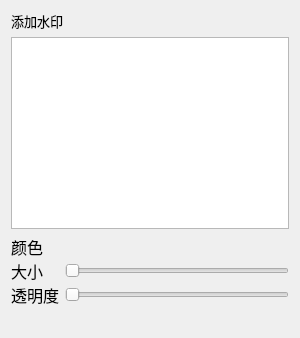
<?xml version="1.0" encoding="UTF-8"?>
<ui version="4.0">
 <class>MarkEditor</class>
 <widget class="QWidget" name="MarkEditor">
  <property name="geometry">
   <rect>
    <x>0</x>
    <y>0</y>
    <width>300</width>
    <height>300</height>
   </rect>
  </property>
  <property name="windowTitle">
   <string>Form</string>
  </property>
  <layout class="QVBoxLayout" name="verticalLayout_2">
   <item>
    <widget class="QLabel" name="label">
     <property name="font">
      <font>
       <pointsize>10</pointsize>
      </font>
     </property>
     <property name="text">
      <string>添加水印</string>
     </property>
    </widget>
   </item>
   <item>
    <widget class="QTextEdit" name="markTextEdit">
     <property name="sizePolicy">
      <sizepolicy hsizetype="Preferred" vsizetype="Fixed">
       <horstretch>0</horstretch>
       <verstretch>0</verstretch>
      </sizepolicy>
     </property>
    </widget>
   </item>
   <item>
    <widget class="QWidget" name="widget_5" native="true">
     <property name="sizePolicy">
      <sizepolicy hsizetype="Preferred" vsizetype="Expanding">
       <horstretch>0</horstretch>
       <verstretch>0</verstretch>
      </sizepolicy>
     </property>
     <layout class="QVBoxLayout" name="verticalLayout">
      <property name="spacing">
       <number>0</number>
      </property>
      <property name="leftMargin">
       <number>0</number>
      </property>
      <property name="topMargin">
       <number>0</number>
      </property>
      <property name="rightMargin">
       <number>0</number>
      </property>
      <property name="bottomMargin">
       <number>0</number>
      </property>
      <item>
       <layout class="QHBoxLayout" name="horizontalLayout_2">
        <property name="spacing">
         <number>22</number>
        </property>
        <property name="sizeConstraint">
         <enum>QLayout::SizeConstraint::SetDefaultConstraint</enum>
        </property>
        <item>
         <widget class="QLabel" name="label_2">
          <property name="sizePolicy">
           <sizepolicy hsizetype="Fixed" vsizetype="Preferred">
            <horstretch>0</horstretch>
            <verstretch>0</verstretch>
           </sizepolicy>
          </property>
          <property name="font">
           <font>
            <pointsize>12</pointsize>
           </font>
          </property>
          <property name="text">
           <string>颜色</string>
          </property>
         </widget>
        </item>
        <item>
         <layout class="QHBoxLayout" name="horizontalLayout">
          <property name="spacing">
           <number>16</number>
          </property>
          <item>
           <widget class="ColorBlock" name="Color_1" native="true"/>
          </item>
          <item>
           <widget class="ColorBlock" name="Color_2" native="true"/>
          </item>
          <item>
           <widget class="ColorBlock" name="Color_3" native="true"/>
          </item>
          <item>
           <widget class="ColorBlock" name="Color_4" native="true"/>
          </item>
          <item>
           <widget class="ColorBlock" name="Color_5" native="true"/>
          </item>
          <item>
           <widget class="ColorBlock" name="Color_6" native="true"/>
          </item>
          <item>
           <widget class="ColorBlock" name="Color_triger" native="true"/>
          </item>
         </layout>
        </item>
       </layout>
      </item>
      <item>
       <layout class="QHBoxLayout" name="horizontalLayout_3">
        <property name="spacing">
         <number>22</number>
        </property>
        <item>
         <widget class="QLabel" name="label_3">
          <property name="sizePolicy">
           <sizepolicy hsizetype="Fixed" vsizetype="Preferred">
            <horstretch>0</horstretch>
            <verstretch>0</verstretch>
           </sizepolicy>
          </property>
          <property name="font">
           <font>
            <pointsize>12</pointsize>
           </font>
          </property>
          <property name="text">
           <string>大小</string>
          </property>
         </widget>
        </item>
        <item>
         <widget class="QSlider" name="SizeSetter">
          <property name="orientation">
           <enum>Qt::Orientation::Horizontal</enum>
          </property>
         </widget>
        </item>
       </layout>
      </item>
      <item>
       <layout class="QHBoxLayout" name="horizontalLayout_4">
        <property name="spacing">
         <number>6</number>
        </property>
        <item>
         <widget class="QLabel" name="label_4">
          <property name="sizePolicy">
           <sizepolicy hsizetype="Fixed" vsizetype="Preferred">
            <horstretch>0</horstretch>
            <verstretch>0</verstretch>
           </sizepolicy>
          </property>
          <property name="font">
           <font>
            <pointsize>12</pointsize>
           </font>
          </property>
          <property name="text">
           <string>透明度</string>
          </property>
         </widget>
        </item>
        <item>
         <widget class="QSlider" name="OpacitySetter">
          <property name="orientation">
           <enum>Qt::Orientation::Horizontal</enum>
          </property>
         </widget>
        </item>
       </layout>
      </item>
     </layout>
    </widget>
   </item>
   <item>
    <layout class="QHBoxLayout" name="horizontalLayout_5">
     <item>
      <widget class="ClickableLabel" name="Cancel">
       <property name="text">
        <string/>
       </property>
       <property name="pixmap">
        <pixmap resource="assets.qrc">:/icons/关闭.png</pixmap>
       </property>
       <property name="alignment">
        <set>Qt::AlignmentFlag::AlignCenter</set>
       </property>
      </widget>
     </item>
     <item>
      <widget class="ClickableLabel" name="OK">
       <property name="text">
        <string/>
       </property>
       <property name="pixmap">
        <pixmap resource="assets.qrc">:/icons/正确.png</pixmap>
       </property>
       <property name="alignment">
        <set>Qt::AlignmentFlag::AlignCenter</set>
       </property>
      </widget>
     </item>
    </layout>
   </item>
  </layout>
 </widget>
 <customwidgets>
  <customwidget>
   <class>ClickableLabel</class>
   <extends>QLabel</extends>
   <header>clickablelabel.h</header>
  </customwidget>
  <customwidget>
   <class>ColorBlock</class>
   <extends>QWidget</extends>
   <header>colorblock.h</header>
   <container>1</container>
  </customwidget>
 </customwidgets>
 <resources>
  <include location="assets.qrc"/>
 </resources>
 <connections/>
</ui>
